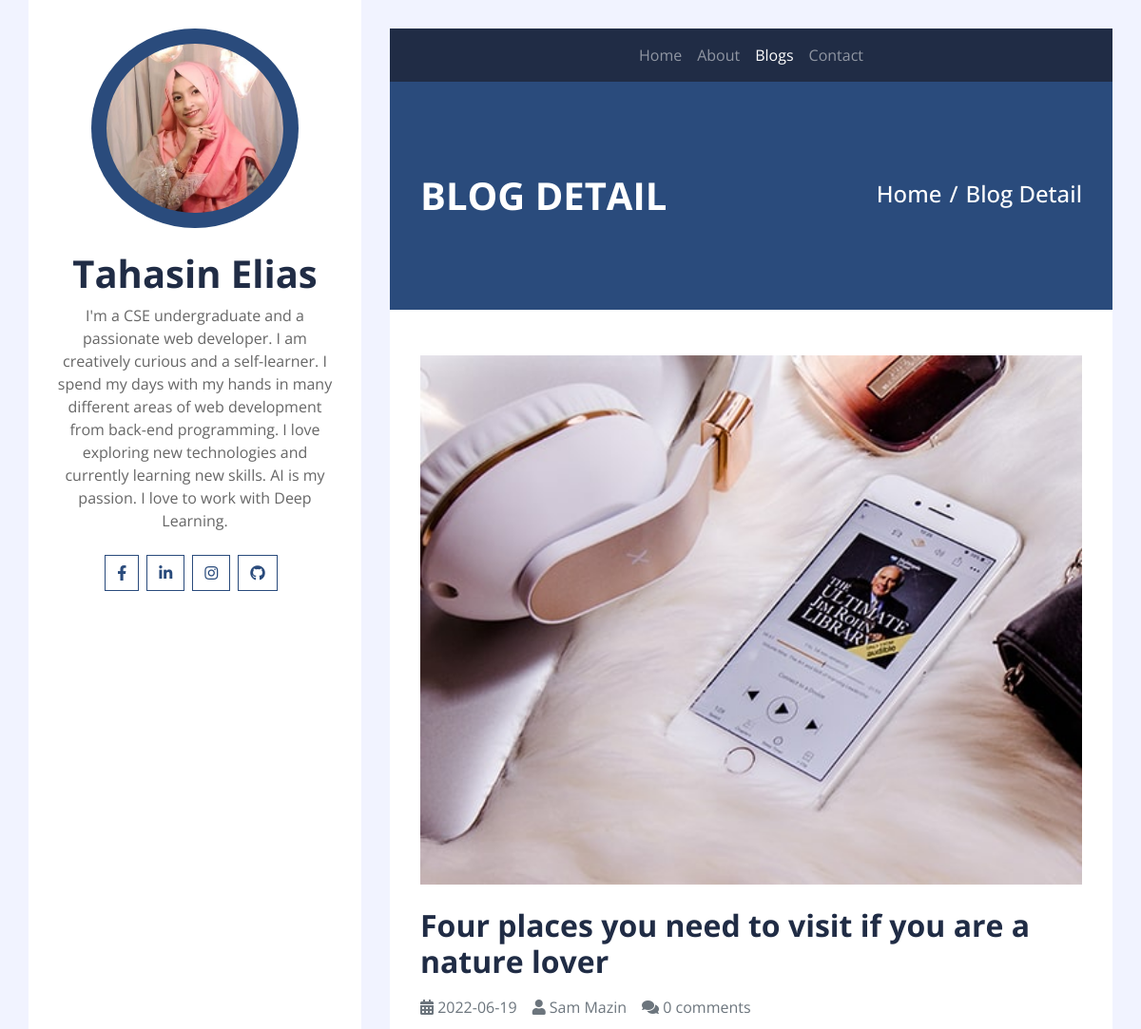
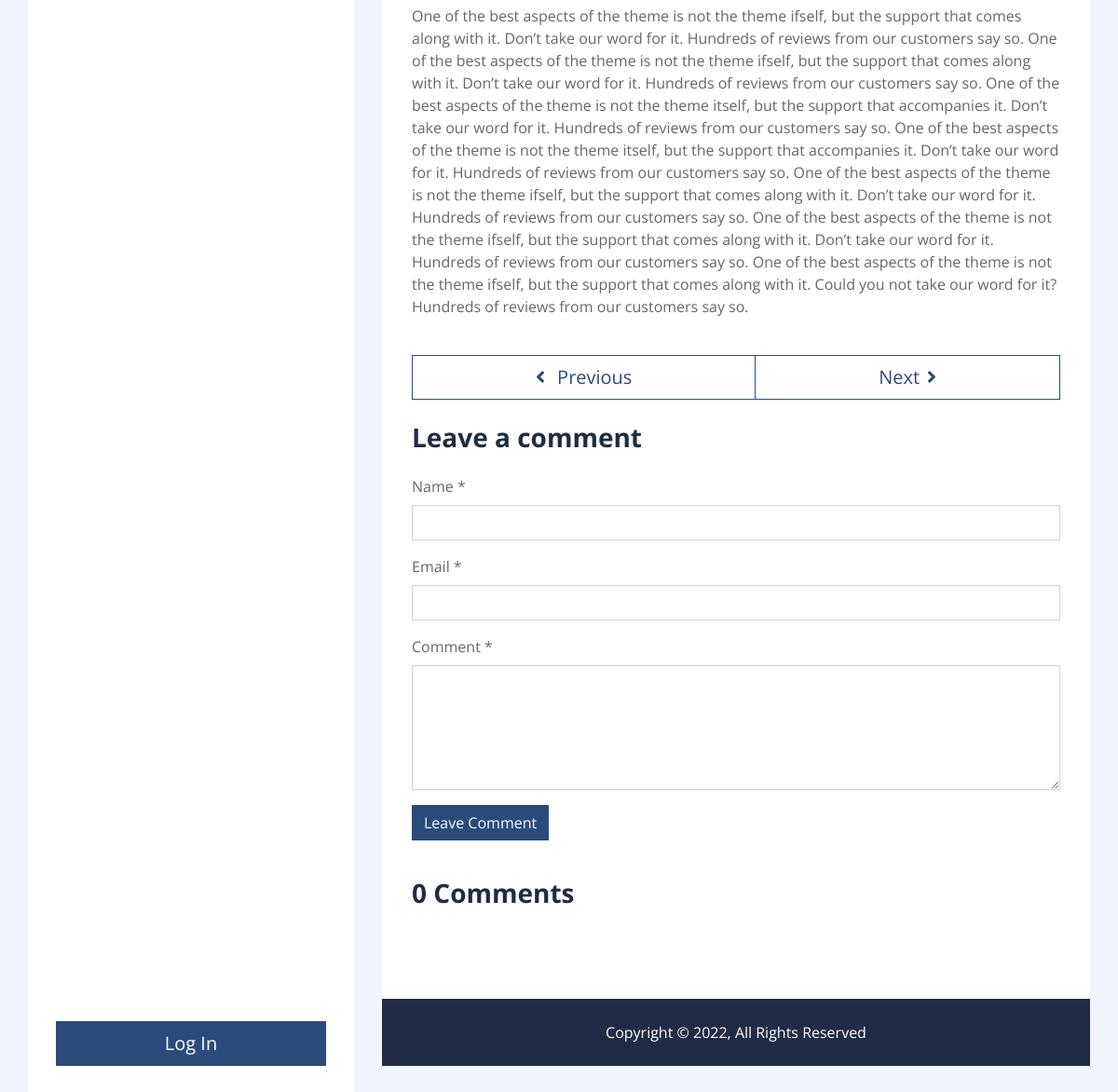
The page /single.php?b_id=2 on the database its author committed (2 pictures, top to bottom).
### tables this page shows
CREATE TABLE `blog` (
  `blog_id` int(100) NOT NULL,
  `title` text NOT NULL,
  `author` varchar(100) NOT NULL,
  `content` text NOT NULL,
  `keywords` text NOT NULL,
  `image` text NOT NULL,
  `comments` int(100) NOT NULL,
  `date` date NOT NULL,
  `status` varchar(100) NOT NULL
);

### single.php (the view, shortened to what this page needs)
<?php include "includes/db.php"?>
<!DOCTYPE html>
<html lang="en">
    <head>
        <link href="https://cdnjs.cloudflare.com/ajax/libs/font-awesome/5.10.0/css/all.min.css" rel="stylesheet">
        <link href="css/style.css" rel="stylesheet">
    </head>
<body>
    <div class="wrapper">
        <div class="sidebar">
            <div class="sidebar-text d-flex flex-column h-100 justify-content-center text-center">
                <img class="mx-auto d-block w-75 bg-primary img-fluid rounded-circle mb-4 p-3" src="img/dp.png" alt="Image">
                <h1 class="font-weight-bold">Tahasin Elias</h1>
                <p class="mb-4">
                    I'm a CSE undergraduate and a passionate web developer. I am creatively curious and a self-learner. I spend my days with my hands in many different areas of web development from back-end programming. I love exploring new technologies and currently learning new skills. AI is my passion. I love to work with Deep Learning.
                </p>
                <div class="d-flex justify-content-center mb-5">
                    <a class="btn btn-outline-primary mr-2" target="_blank"  href="https://www.facebook.com/tah.asin.357"><i class="fab fa-facebook-f"></i></a>
                    <a class="btn btn-outline-primary mr-2" target="_blank" href="https://linkedin.com/in/tahasin-mim-63a66b234"><i class="fab fa-linkedin-in"></i></a>
                    <a class="btn btn-outline-primary mr-2" target="_blank"  href="https://www.instagram.com/mimtahasin"><i class="fab fa-instagram"></i></a>
                    <a class="btn btn-outline-primary mr-2" target="_blank"  href="https://github.com/TahasinMim"><i class="fab fa-github"></i></a>
                </div>
                <a href="action.php" class="btn btn-lg btn-block btn-primary mt-auto">Log In</a>
            </div>
        </div>
        <div class="content">
            <div class="container p-0">
                <nav class="navbar navbar-expand-lg bg-secondary navbar-dark">
                    <div class="collapse navbar-collapse justify-content-between" id="navbarCollapse">
                        <div class="navbar-nav m-auto">
                            <a href="index.php" class="nav-item nav-link">Home</a>
                            <a href="about.php" class="nav-item nav-link">About</a>
                            <a href="blog.php" class="nav-item nav-link active">Blogs</a>
                            <a href="contact.php" class="nav-item nav-link">Contact</a>
                        </div>
                    </div>
                </nav>
            </div>
            <div class="container py-5 px-2 bg-primary">
                <div class="row py-5 px-4">
                    <div class="col-sm-6 text-center text-md-left">
                        <h1 class="mb-3 mb-md-0 text-white text-uppercase font-weight-bold">Blog Detail</h1>
                    </div>
                    <div class="col-sm-6 text-center text-md-right">
                        <div class="d-inline-flex pt-2">
                            <h4 class="m-0 text-white"><a class="text-white" href="">Home</a></h4>
                            <h4 class="m-0 text-white px-2">/</h4>
                            <h4 class="m-0 text-white">Blog Detail</h4>
                        </div>
                    </div>
                </div>
            </div>
                    <?php
                    if(isset($_GET['b_id'])){
                        $the_blog_id=$_GET['b_id'];
                    }
                    $query = "SELECT * FROM `blog` WHERE blog_id = '$the_blog_id'";
                    $all_blogs= mysqli_query($conn,$query);
                    while($row=mysqli_fetch_assoc($all_blogs)){
                        $blog_id=$row['blog_id'];
                        $title=$row['title'];
                        $author=$row['author'];
                        $content=$row['content'];
                        $image=$row['image'];
                        $comments=$row['comments'];
                        $date=$row['date'];
                    ?>
            <div class="container py-5 px-2 bg-white">
                <div class="row px-4">
                    <div class="col-12">
                        <img style="width:100%;" class="img-fluid mb-4" src="img/<?php echo $image; ?>" alt="Image">
                        <h2 class="mb-3 font-weight-bold"><?php echo $title; ?></h2>
                        <div class="d-flex">
                            <p class="mr-3 text-muted"><i class="fa fa-calendar-alt"></i> <?php echo $date; ?></p>
                            <p class="mr-3 text-muted"><i class="fa fa-user"></i> <?php echo $author; ?></p>
                            <p class="mr-3 text-muted"><i class="fa fa-comments"></i> <?php echo $comments; ?> comments</p>
                        </div>
                        <p><?php echo $content; ?></p>
                    </div>
                    <div class="col-12 py-4">
                        <div class="btn-group btn-group-lg w-100">
                            <a href="single.php?b_id=<?php echo $blog_id-1; ?>" class="btn btn-outline-primary"><i class="fa fa-angle-left mr-2"></i> Previous</a>
                            <a href="single.php?b_id=<?php echo $blog_id+1; ?>"  class="btn btn-outline-primary">Next<i class="fa fa-angle-right ml-2"></i></a>
                        </div>
                    </div>
                    <div class="col-12">
                        <h3 class="mb-4 font-weight-bold">Leave a comment</h3>
                        <form action="" method="post">
                            <div class="form-group">
                                <label for="name">Name *</label>
                                <input type="text" class="form-control" id="name" name="name">
                            </div>
                            <div class="form-group">
                                <label for="email">Email *</label>
                                <input type="email" class="form-control" id="email" name="email">
                            </div>
                            <div class="form-group">
                                <label for="comment">Comment *</label>
                                <textarea id="comment" cols="30" rows="5" class="form-control" name="comment"></textarea>
                            </div>
                            <div class="form-group">
                                <input type="submit" name="submit" value="Leave Comment" class="btn btn-primary">
                            </div>
                        </form>
                    </div>
                         <div class="col-12 py-4">
                        <h3 class="mb-4 font-weight-bold"><?php echo $comments; ?> Comments</h3>
                    </div>
                </div>
                <?php
                }
                        ?>
            </div>
            <div class="container py-4 bg-secondary text-center">
                <p class="m-0 text-white">
                    Copyright &copy; 2022, All Rights Reserved
                </p>
            </div>
        </div>
    </div>
</body>
</html>

### rows shown on the page
blog: image (picture), title "Four places you need to visit if you are a nature lover", date "2022-06-19", author "Sam Mazin", comments "0", content "One of the best aspects of the theme is not the theme ifself, but the support that comes along with it. Don’t take our word for it. Hundreds of reviews from our customers say so. One of the best aspects of the theme is not the theme ifself, but the support that comes along with it. Don’t take our word for it. Hundreds of reviews from our customers say so. One of the best aspects of the theme is not the theme itself, but the support that accompanies it. Don’t take our word for it. Hundreds of reviews from our customers say so. One of the best aspects of the theme is not the theme itself, but the support that accompanies it. Don’t take our word for it. Hundreds of reviews from our customers…"
